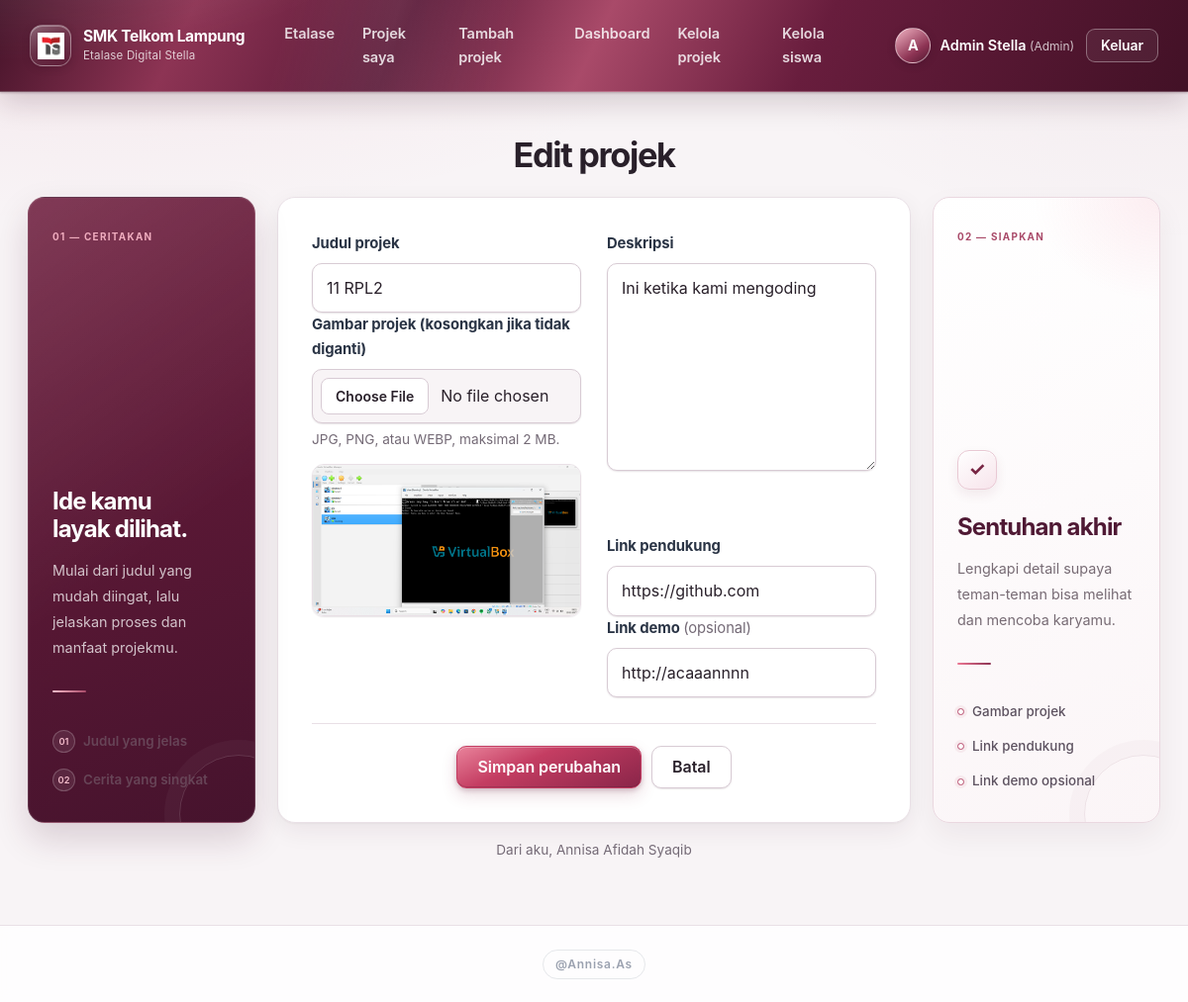
The page /siswa/edit.php?id=1 (signed in) on the database its author committed.
### tables this page shows
CREATE TABLE `projek` (
  `id` int(11) NOT NULL,
  `user_id` int(11) NOT NULL,
  `judul` varchar(150) NOT NULL,
  `deskripsi` text NOT NULL,
  `gambar` varchar(255) NOT NULL,
  `link_pendukung` varchar(255) NOT NULL,
  `link_demo` varchar(255) DEFAULT NULL,
  `created_at` timestamp NOT NULL DEFAULT current_timestamp(),
  `updated_at` timestamp NOT NULL DEFAULT current_timestamp() ON UPDATE current_timestamp()
);

### config/helper.php (called while the page is built, shortened)
<?php
require_once __DIR__ . '/koneksi.php';
function e($teks) {
    return htmlspecialchars((string)$teks, ENT_QUOTES, 'UTF-8');
}
function db_persiapkan($sql, $tipe, $param) {
    global $koneksi;
    $stmt = mysqli_prepare($koneksi, $sql);
    if ($tipe !== '' && !mysqli_stmt_bind_param($stmt, $tipe, ...$param)) {
        $error = mysqli_stmt_error($stmt);
        mysqli_stmt_close($stmt);
        throw new RuntimeException('Parameter query database gagal dipasang: ' . $error);
    }
    return $stmt;
}
function db_semua($sql, $tipe = '', $param = []) {
    $stmt = db_persiapkan($sql, $tipe, $param);
    if (!mysqli_stmt_execute($stmt)) {
        $error = mysqli_stmt_error($stmt);
        mysqli_stmt_close($stmt);
        throw new RuntimeException('Query database gagal dijalankan: ' . $error);
    }
    $hasil = mysqli_stmt_get_result($stmt);
    $baris = $hasil ? mysqli_fetch_all($hasil, MYSQLI_ASSOC) : [];
    return $baris;
}
function db_satu($sql, $tipe = '', $param = []) {
    $baris = db_semua($sql, $tipe, $param);
    return $baris[0] ?? null;
}
function user_login() {
    return $_SESSION['user'] ?? null;
}
function is_admin() {
    $u = user_login();
    return $u && in_array($u['role'], ['admin', 'super_admin'], true);
}

### includes/form_projek.php (the view, shortened to what this page needs)
<div class="editor-projek-layout">
    <aside class="editor-catatan editor-catatan-kiri" aria-label="Panduan mengisi projek">
        <span class="editor-catatan-nomor">01 — CERITAKAN</span>
        <h2>Ide kamu layak dilihat.</h2>
        <p>Mulai dari judul yang mudah diingat, lalu jelaskan proses dan manfaat projekmu.</p>
        <div class="editor-garis"></div>
        <span class="editor-catatan-poin"><i>01</i> Judul yang jelas</span>
        <span class="editor-catatan-poin"><i>02</i> Cerita yang singkat</span>
    </aside>
<form method="post" enctype="multipart/form-data" class="form<?= $mode === 'tambah' ? ' form-projek-tambah' : ' form-projek-edit' ?>" novalidate>
    <div class="field field-judul">
        <label for="judul">Judul projek</label>
        <input type="text" id="judul" name="judul" maxlength="150" value="<?= e($data['judul']) ?>" required>
    </div>
    <div class="field field-deskripsi">
        <label for="deskripsi">Deskripsi</label>
        <textarea id="deskripsi" name="deskripsi" rows="6" required><?= e($data['deskripsi']) ?></textarea>
    </div>
    <div class="field field-gambar">
        <label for="gambar">Gambar projek <?= $mode === 'edit' ? '(kosongkan jika tidak diganti)' : '' ?></label>
        <input type="file" id="gambar" name="gambar" accept="image/jpeg,image/png,image/webp">
        <small>JPG, PNG, atau WEBP, maksimal 2 MB.</small>
        <?php if ($mode === 'edit' && !empty($data['gambar'])): ?>
            <img id="preview" class="preview" src="<?= BASE_URL ?>/assets/uploads/<?= e($data['gambar']) ?>" alt="Gambar saat ini">
        <?php else: ?>
            <img id="preview" class="preview" alt="" hidden>
        <?php endif; ?>
    </div>
    <div class="field field-link-pendukung">
        <label for="link_pendukung">Link pendukung</label>
        <input type="url" id="link_pendukung" name="link_pendukung" maxlength="255"
               placeholder="https://github.com/..." value="<?= e($data['link_pendukung']) ?>" required>
    </div>
    <div class="field field-link-demo">
        <label for="link_demo">Link demo <span class="opsional">(opsional)</span></label>
        <input type="url" id="link_demo" name="link_demo" maxlength="255"
               placeholder="https://..." value="<?= e($data['link_demo']) ?>">
    </div>
    <div class="aksi-form">
        <button type="submit" class="tombol"><?= $mode === 'edit' ? 'Simpan perubahan' : 'Simpan projek' ?></button>
        <a class="tombol tombol-garis" href="<?= BASE_URL ?>/siswa/<?= is_admin() ? 'index.php' : 'projek_saya.php' ?>">Batal</a>
    </div>
</form>
    <aside class="editor-catatan editor-catatan-kanan" aria-label="Checklist sebelum menyimpan">
        <span class="editor-catatan-nomor">02 — SIAPKAN</span>
        <div class="editor-cap" aria-hidden="true">✓</div>
        <h2>Sentuhan akhir</h2>
        <p>Lengkapi detail supaya teman-teman bisa melihat dan mencoba karyamu.</p>
        <div class="editor-garis"></div>
        <span class="editor-check"><i></i> Gambar projek</span>
        <span class="editor-check"><i></i> Link pendukung</span>
        <span class="editor-check"><i></i> Link demo opsional</span>
    </aside>
</div>

### assets/css/base.css (style rules this page uses)
:root { --langit: #ffffff; --langit-2: #fff0f4; --bintang: #c43d62; --bintang-gelap: #641b38; --bintang-terang: #ed7894; --burgundy-metal: linear-gradient(115deg, #451329 0%, #8d3454 16%, #5a1837 34%, #a94a69 50%, #681d3d 68%, #421126 100%); --kertas: #f8f4f6; --permukaan: #ffffff; --teks: #29202a; --teks-lembut: #746a76; --garis: #e9e0e6; --garis-tegas: #d8cbd4; --bahaya: #a51f3e; --radius: 16px; --radius-kecil: 10px; --bayangan-kecil: 0 1px 2px rgba(53, 18, 38, 0.07), 0 1px 1px rgba(53, 18, 38, 0.04); --bayangan: 0 1px 2px rgba(53, 18, 38, 0.04), 0 8px 24px rgba(53, 18, 38, 0.07); --bayangan-besar: 0 2px 4px rgba(53, 18, 38, 0.04), 0 18px 44px rgba(53, 18, 38, 0.12); --ease: cubic-bezier(0.2, 0.7, 0.2, 1); }
* { box-sizing: border-box; }
html { -webkit-text-size-adjust: 100%; scroll-behavior: smooth; }
body { margin: 0; font-family: "Inter", system-ui, -apple-system, "Segoe UI", Roboto, "Helvetica Neue", Arial, sans-serif; font-size: 16px; line-height: 1.65; background: radial-gradient(ellipse 60rem 26rem at 8% -4rem, rgba(196, 61, 98, 0.09), transparent 70%), radial-gradient(ellipse 40rem 22rem at 100% 0, rgba(141, 52, 84, 0.055), transparent 70%), var(--kertas); background-attachment: fixed; color: var(--teks); -webkit-font-smoothing: antialiased; -moz-osx-font-smoothing: grayscale; text-rendering: optimizeLegibility; }
a { color: var(--bintang-gelap); text-decoration-color: rgba(100, 27, 56, 0.3); text-underline-offset: 3px; transition: color 160ms var(--ease), text-decoration-color 160ms var(--ease); }
img { max-width: 100%; display: block; }
h1, h2, h3 { color: var(--teks); text-wrap: balance; }
h2 { font-size: 1.2rem; font-weight: 680; letter-spacing: -0.02em; margin: 34px 0 14px; line-height: 1.3; }
p { text-wrap: pretty; }
.tombol { display: inline-flex; align-items: center; justify-content: center; gap: 8px; border: 1px solid var(--bintang); background: linear-gradient(155deg, #e9839b 0%, #c43d62 38%, #8a2549 100%); color: #fff; font: inherit; font-weight: 620; letter-spacing: -0.005em; line-height: 1.3; padding: 10px 20px; border-radius: var(--radius-kecil); text-decoration: none; cursor: pointer; box-shadow: inset 0 1px 0 rgba(255, 255, 255, 0.28), inset 0 -1px 0 rgba(53, 10, 30, 0.2), 0 2px 5px rgba(83, 20, 48, 0.22), 0 7px 16px rgba(133, 33, 68, 0.17); transition: background 160ms var(--ease), border-color 160ms var(--ease), box-shadow 200ms var(--ease), transform 160ms var(--ease), color 160ms var(--ease); }
.tombol-garis { background: var(--permukaan); color: var(--teks); border-color: var(--garis-tegas); box-shadow: var(--bayangan-kecil); }
.aksi-form { display: flex; flex-wrap: wrap; gap: 10px; margin-top: 28px; align-items: center; }

### rows shown on the page
projek: judul "11 RPL2", deskripsi "Ini ketika kami mengoding", gambar (picture), link_pendukung "https://github.com", link_demo "http://acaaannnn"

### other values the page prints
mb_strtoupper(mb_substr($u['nama'], 0, 1)) "A"
$u['nama'] "Admin Stella"
label_role($u['role']) "Admin"
